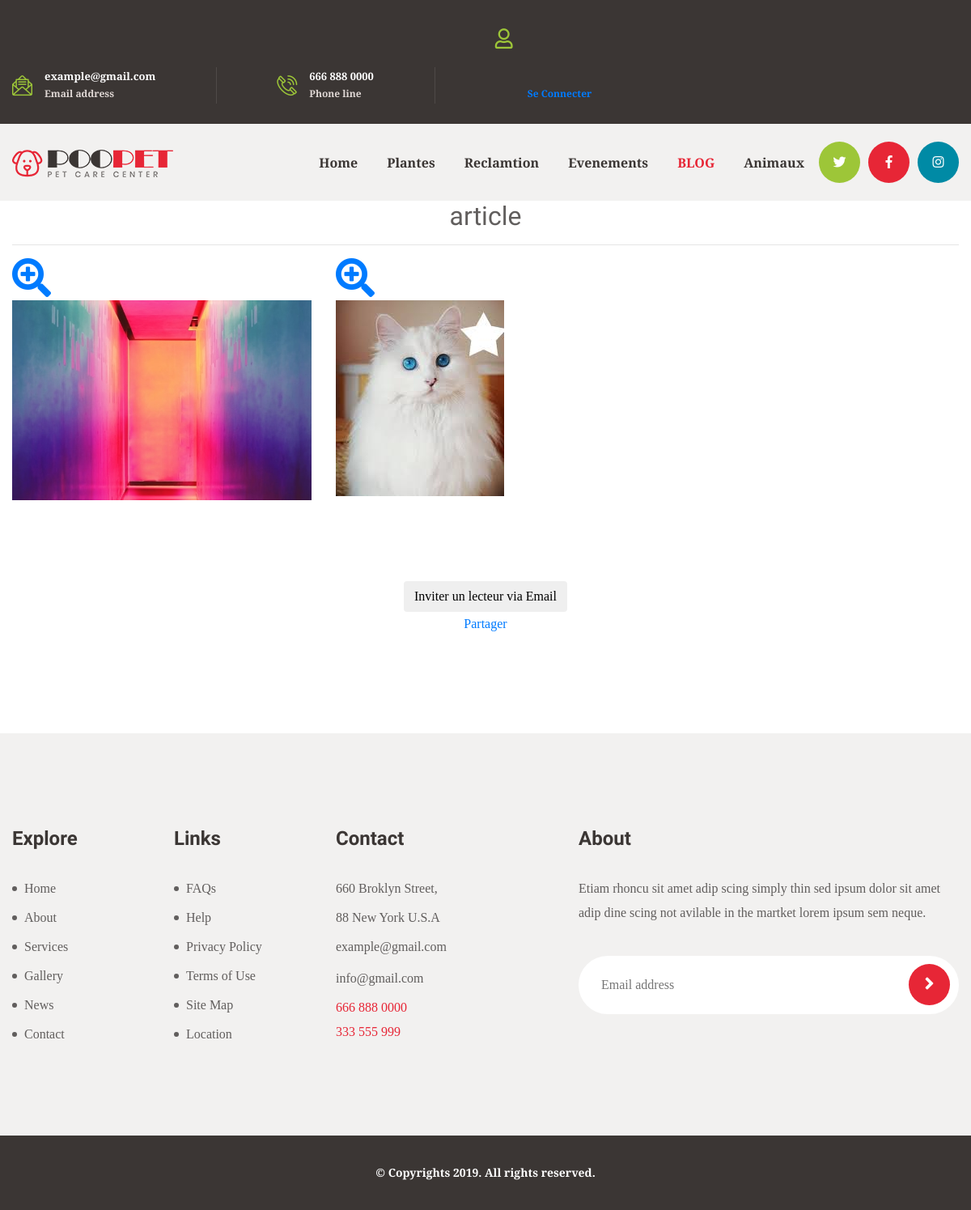
Before: /front/article.php with the older database file.
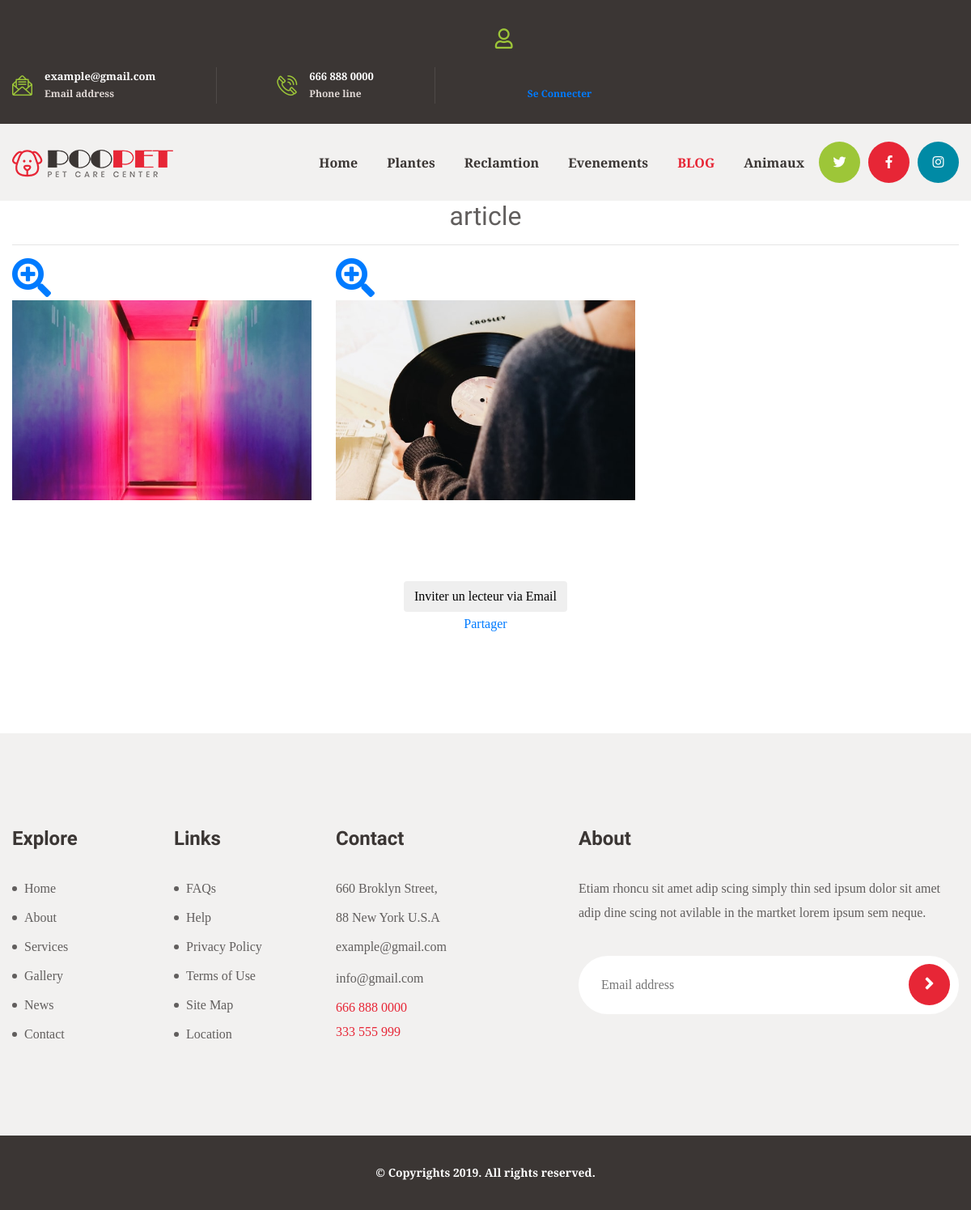
After: the same page with the newer database file.
### tables this page shows
CREATE TABLE `article` (
  `id` int(11) NOT NULL,
  `type` varchar(150) NOT NULL,
  `description` longtext NOT NULL,
  `nom` varchar(50) NOT NULL,
  `date` date NOT NULL,
  `datef` date NOT NULL,
  `categorie` varchar(150) NOT NULL,
  `image` varchar(150) NOT NULL
);

### front/controller/articleC.php (called while the page is built, shortened)
<?php
	require_once 'Model/article.php';
class articleC {
    function afficherarticle1()
    {
        $sql="SElECT * From article WHERE categorie='lies aux plantes' OR categorie='lies aux animaux' LIMIT 0,1";
        $db = config::getConnexion();
        try
        {
        $liste=$db->query($sql);
        return $liste;
        }
        catch (Exception $e)
        {
            die('Erreur: '.$e->getMessage());
        }
    }
    function afficherarticle2()
    {
        $sql="SElECT * From article WHERE categorie='lies aux plantes' OR categorie='lies aux animaux' LIMIT 1,1";
        $db = config::getConnexion();
        try
        {
        $liste=$db->query($sql);
        return $liste;
        }
        catch (Exception $e)
        {
            die('Erreur: '.$e->getMessage());
        }
    }
    function afficherarticle6()
    {
        $sql="SElECT * From article WHERE categorie='lies aux plantes' OR categorie='lies aux animaux' LIMIT 2,2";
        $db = config::getConnexion();
        try
        {
        $liste=$db->query($sql);
        return $liste;
        }
        catch (Exception $e)
        {
            die('Erreur: '.$e->getMessage());
        }
    }
}
?>

### front/article.php (the view, shortened to what this page needs)
	<?PHP
	include_once "controller/articleC.php";
    if (isset($_SESSION['id']) && ! empty($_SESSION['id']) && isset($_SESSION['prenom']) && ! empty($_SESSION['prenom']) &&  isset($_SESSION['nom']) && ! empty($_SESSION['nom']))
	{
		$id=$_SESSION['id'];
		$user=$_SESSION['prenom'] .' '. $_SESSION['nom'];
		$message="Se Deconnecter";
	}
	else{
	$user="";
	$message="Se Connecter";
     }
	$utilisateurC=new articleC();
	$listeUsers=$utilisateurC->afficherarticle1();
	$liste=$utilisateurC->afficherarticle2();
    $listerrr=$utilisateurC->afficherarticle6();
?>
<!DOCTYPE html>
<html lang="en">
<head>
<link href="css/style.css" rel="stylesheet">
<link href="css/responsive.css" rel="stylesheet">
</head>
<body class="boxed_wrapper">
    <header class="main-header">
        <div class="header-top">
            <div class="container">
                <div class="header-info clearfix">
                    <ul class="info-list pull-right">
                        <li>
                            <i class="flaticon-mail"></i>
                            <strong><a href="mailto:example@gmail.com">example@gmail.com</a></strong>
                            Email address
                        </li>
                        <li>
                            <i class="flaticon-phone-call"></i>
                            <strong><a href="tel:+886668880000">666 888 0000</a></strong>
                            Phone line
                        </li>
                        <li><a href="profile.php"><i class="fa fa-user">      <?PHP echo $user; ?></i></a>
								<br>
								<br>
								<br>
								<br>
								<a href="deconnexion.php"> <?PHP echo $message; ?> </a>
					    </li>
                    </ul>
                </div>
            </div>
        </div>
        <div class="header-bottom">
            <div class="container">
                <div class="clearfix">
                    <div class="logo-box">
                        <figure class="logo"><a href="index-2.html"><img src="images/logo.png" alt=""></a></figure>
                    </div>
                    <div class="nav-outer clearfix">
                        <div class="menu-area">
                            <nav class="main-menu navbar-expand-lg">
                                <div class="navbar-collapse collapse clearfix">
                                <ul class="navigation clearfix">
                                <li><a href="index.php">Home</a></li>
											<li ><a href="error.html">Plantes</a>
                                        </li>
                                        <li class="dropdown"><a href="#">Reclamtion</a>
                                        </li>
                                        <li><a href="evenement.php">Evenements</a>
                                        </li>
                                        <li class="current dropdown"><a href="#">BLOG</a>
                                        </li>
                                        <li><a href="animaux.php">Animaux</a></li>
                                    </ul>
                                </div>
                            </nav>
                        </div>
                        <ul class="social-style-one">
                            <li><a href="#"><i class="fab fa-twitter"></i></a></li>
                            <li><a href="#"><i class="fab fa-facebook-f"></i></a></li>
                            <li><a href="#"><i class="fab fa-instagram"></i></a></li>
                        </ul>
                    </div>
                </div>
            </div>
        </div>
    </header>
<section id="portfolio">
    <div class="container">
        <div class="row">
            <div class="col-lg-12 text-center">
                <h2>article</h2>
                <hr class="star-primary">
            </div>
        </div>
        <?PHP
				foreach($listeUsers as $user){
			?>
        <div class="row">
            <div class="col-lg-4 col-sm-12 portfolio-item">
                <a href="#portfolioModal1" class="portfolio-link" data-toggle="modal">
                    <div class="caption">
                        <div class="caption-content">
                            <i class="fa fa-search-plus fa-3x"></i>
                        </div>
                    </div>
                    <img src="images/<?= $user['image'] ?>" class="img-responsive" alt="">
                </a>
            </div>
            <?php
                }
            ?>
             <?PHP
				foreach($liste as $userr){
			?>
            <div class="col-lg-4 col-sm-12 portfolio-item">
                <a href="#portfolioModal2" class="portfolio-link" data-toggle="modal">
                    <div class="caption">
                        <div class="caption-content">
                            <i class="fa fa-search-plus fa-3x"></i>
                        </div>
                    </div>
                    <img src="images/<?= $userr['image'] ?>" class="img-responsive" alt="">
                </a>
                <?php
                }
            ?>
            </div>
            </div>
        </div>
</section>
			<div class="col">
				<div class="contenir">
				<a href="email.php"><button class="btn btn1">Inviter un lecteur via Email</button></a>
                <div class="fb-share-button" data-href="http://localhost/momo/front/article.php" data-layout="button" data-size="small"><a target="_blank" href="https://www.facebook.com/sharer/sharer.php?u=http%3A%2F%2Flocalhost%2Fmomo%2Ffront%2Farticle.php&amp;src=sdkpreparse" class="fb-xfbml-parse-ignore">Partager</a></div>
				</div>
			</div>
<div>
<br>
<br>
<br>
<br>
</div>
<footer class="main-footer gray-bg">
        <div class="container">
            <div class="widget-section">
                <div class="row">
                    <div class="col-lg-2 col-md-4 col-sm-12 footer-column">
                        <div class="footer-widget links-widget">
                            <h3 class="widget-title">Explore</h3>
                            <div class="widget-content">
                                <ul class="link">
                                    <li><a href="#">Home</a></li>
                                    <li><a href="#">About</a></li>
                                    <li><a href="#">Services</a></li>
                                    <li><a href="#">Gallery</a></li>
                                    <li><a href="#">News</a></li>
                                    <li><a href="#">Contact</a></li>
                                </ul>
                            </div>
                        </div>
                    </div>
                    <div class="col-lg-2 col-md-4 col-sm-12 footer-column">
                        <div class="footer-widget links-widget">
                            <h3 class="widget-title">Links</h3>
                            <div class="widget-content">
                                <ul class="link">
                                    <li><a href="#">FAQs</a></li>
                                    <li><a href="#">Help</a></li>
                                    <li><a href="#">Privacy Policy</a></li>
                                    <li><a href="#">Terms of Use</a></li>
                                    <li><a href="#">Site Map</a></li>
                                    <li><a href="#">Location</a></li>
                                </ul>
                            </div>
                        </div>
                    </div>
                    <div class="col-lg-3 col-md-4 col-sm-12 footer-column">
                        <div class="footer-widget contact-widget">
                            <h3 class="widget-title">Contact</h3>
                            <div class="widget-content">
                                <div class="text">660 Broklyn Street,<br />88 New York U.S.A
                                    <a href="mailto:example@gmail.com">example@gmail.com</a>
                                    <a href="mailto:info@gmail.com">info@gmail.com</a>
                                </div>
                                <div class="phone"><a href="tel:+886668880000">666 888 0000</a></div>
                                <div class="phone"><a href="tel:+88333555999">333 555 999</a></div>
                            </div>
                        </div>
                    </div>
                    <div class="col-lg-5 col-md-12 col-sm-12 footer-column">
                        <div class="footer-widget about-widget">
                            <h3 class="widget-title">About</h3>
                            <div class="widget-content">
                                <div class="text">Etiam rhoncu sit amet adip scing simply thin sed ipsum dolor sit amet adip dine scing not avilable in the martket lorem ipsum sem neque.</div>
                                <div class="subscribe-form">
                                    <form action="#" method="post">
                                        <div class="form-group">
                                            <input type="email" name="email" placeholder="Email address" required>
                                            <button type="submit"><i class="fa fa-angle-right"></i></button>
                                        </div>
                                    </form>
                                </div>
                            </div>
                        </div>
                    </div>
                </div>
            </div>
        </div>
        <div class="footer-bottom centred black-bg">
            <div class="container">
                <div class="copyright">&copy; Copyrights 2019. All rights reserved.</div>
            </div>
        </div>
    </footer>
</body>
</html>

### front/css/responsive.css (style rules this page uses)
@media only screen and (max-width: 5000px) { .boxed_wrapper { overflow-x: hidden; } }
@media only screen and (max-width: 1200px) { .main-header .header-bottom .logo-box { padding: 0px; margin-top: 32px; background: transparent; } }
@media only screen and (max-width: 1200px) { .main-header .header-bottom .logo-box:before { display: none; } }
@media only screen and (max-width: 1200px) { .main-menu .navigation > li { margin: 0px 18px; } }
@media only screen and (max-width: 1200px) { .main-header .menu-area { margin-right: 0px; } }
@media only screen and (max-width: 1200px) { .main-header .header-top .header-info .info-list { float: none; } }

### front/article.php (style rules this page uses)
.contenir { text-align: center; margin-top: 100px; }

Changed rows visible on the page:
removed article: image (picture)
added article: image (picture)
